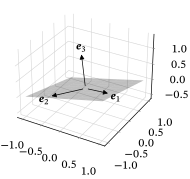

The script that drew this image:
from pathlib import PurePath
import numpy as np
import matplotlib.pyplot as plt
from arrow import add_3d_vector

plt.style.use("sigproc")

fig, ax = plt.subplots(subplot_kw={"projection": "3d"})
ax.xaxis.set_pane_color((0.0, 0.0, 0.0, 0.0))
ax.yaxis.set_pane_color((0.0, 0.0, 0.0, 0.0))
ax.zaxis.set_pane_color((0.0, 0.0, 0.0, 0.0))

x, y = np.meshgrid(np.linspace(-1, 1, num=10), np.linspace(-1, 1, num=10))
z = 0.3 * (x - y)
ax.plot_surface(x, y, z, alpha=0.25)
ax.set_zlim(-0.6, 1.4)

e1 = np.array((7, -3, 3))
e3 = np.array((-3, 3, 10))
e2 = np.cross(e1, e3)

e1 = e1 / np.linalg.norm(e1, ord=2)
e2 = e2 / np.linalg.norm(e2, ord=2)
e3 = e3 / np.linalg.norm(e3, ord=2)

add_3d_vector(ax, (0, 0, 0), e1)
add_3d_vector(ax, (0, 0, 0), e2)
add_3d_vector(ax, (0, 0, 0), e3)

ax.text(*e1, r"$\vect{e}_1$", ha="left", va="top")
ax.text(*e2, r"$\vect{e}_2$", ha="right", va="top")
ax.text(*e3, r"$\vect{e}_3$", ha="center", va="bottom")

fig.savefig(str(PurePath(__file__).parent / (PurePath(__file__).stem + ".pdf")))
